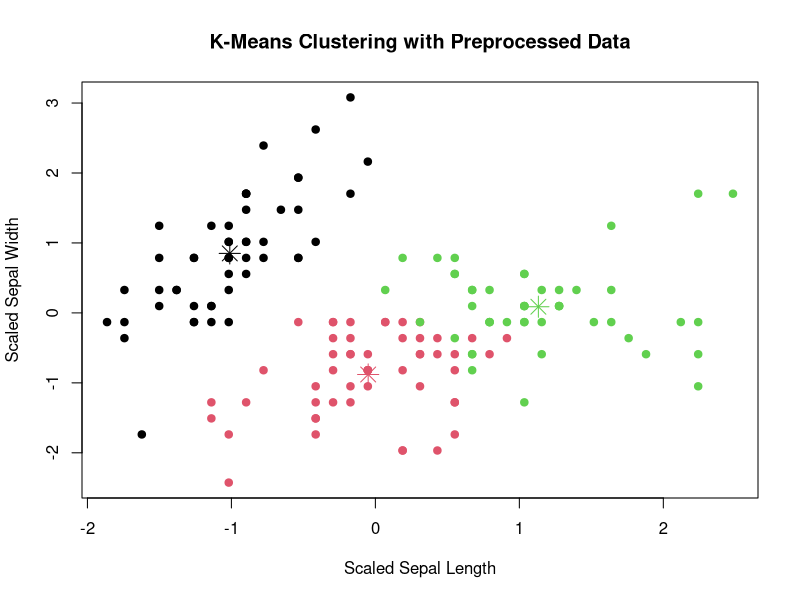

The R source for this figure:
# Step 1: Load Dataset
data(iris)

# Step 2: Remove Target/Label Column
iris_data <- iris[, 1:4]

# Step 3: Preprocess Data (Feature Scaling / Standardization)
iris_scaled <- scale(iris_data)

# Step 4: Apply K-Means Clustering
set.seed(42)
kmeans_result <- kmeans(iris_scaled, centers = 3)

# Step 5: Print Cluster Information
print(kmeans_result)

# Step 6: Plot Clusters (Using First Two Scaled Features)
plot(
  iris_scaled[,1],
  iris_scaled[,2],
  col = kmeans_result$cluster,
  pch = 19,
  xlab = "Scaled Sepal Length",
  ylab = "Scaled Sepal Width",
  main = "K-Means Clustering with Preprocessed Data"
)

# Step 7: Plot Centroids
points(
  kmeans_result$centers[,1],
  kmeans_result$centers[,2],
  col = 1:3,
  pch = 8,
  cex = 2
)
